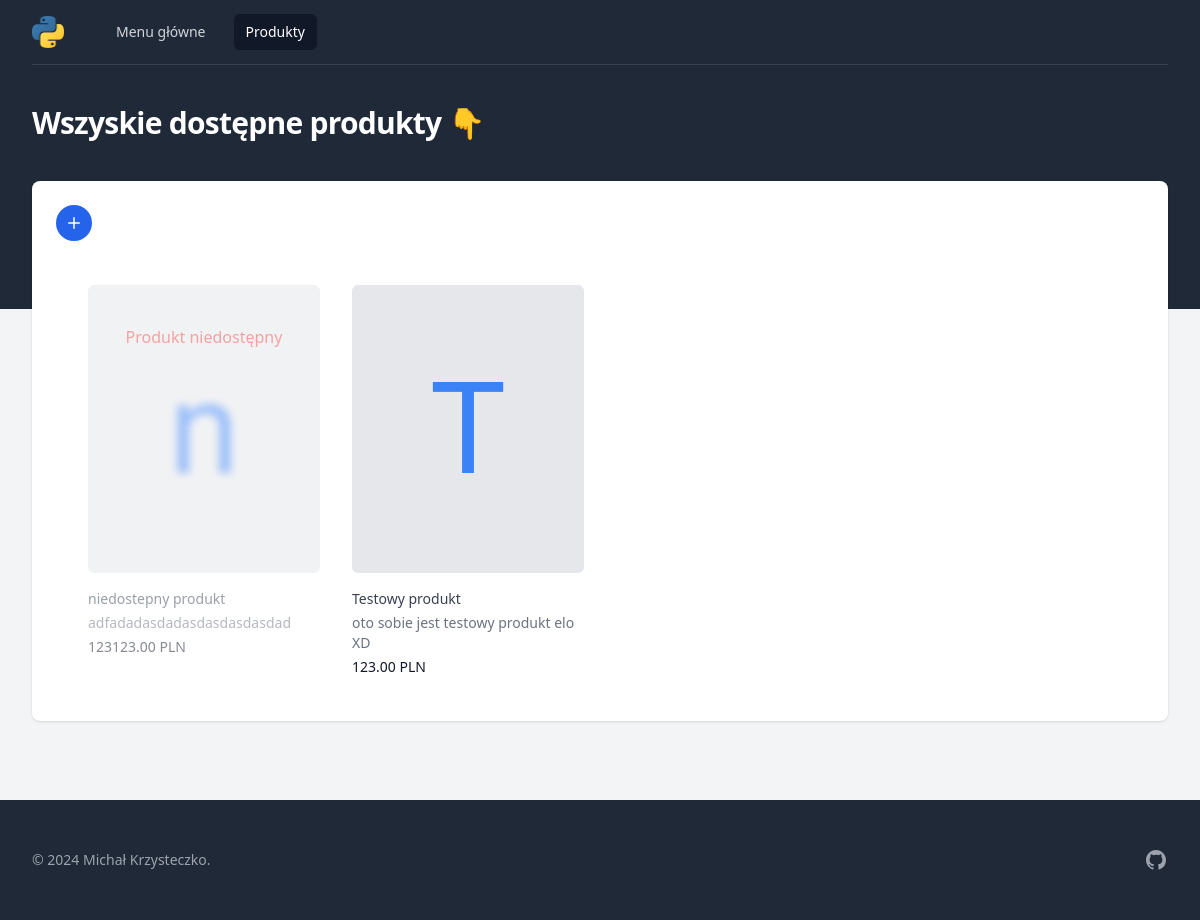
The page /wszystkie_produkty/ on the database as committed earlier.
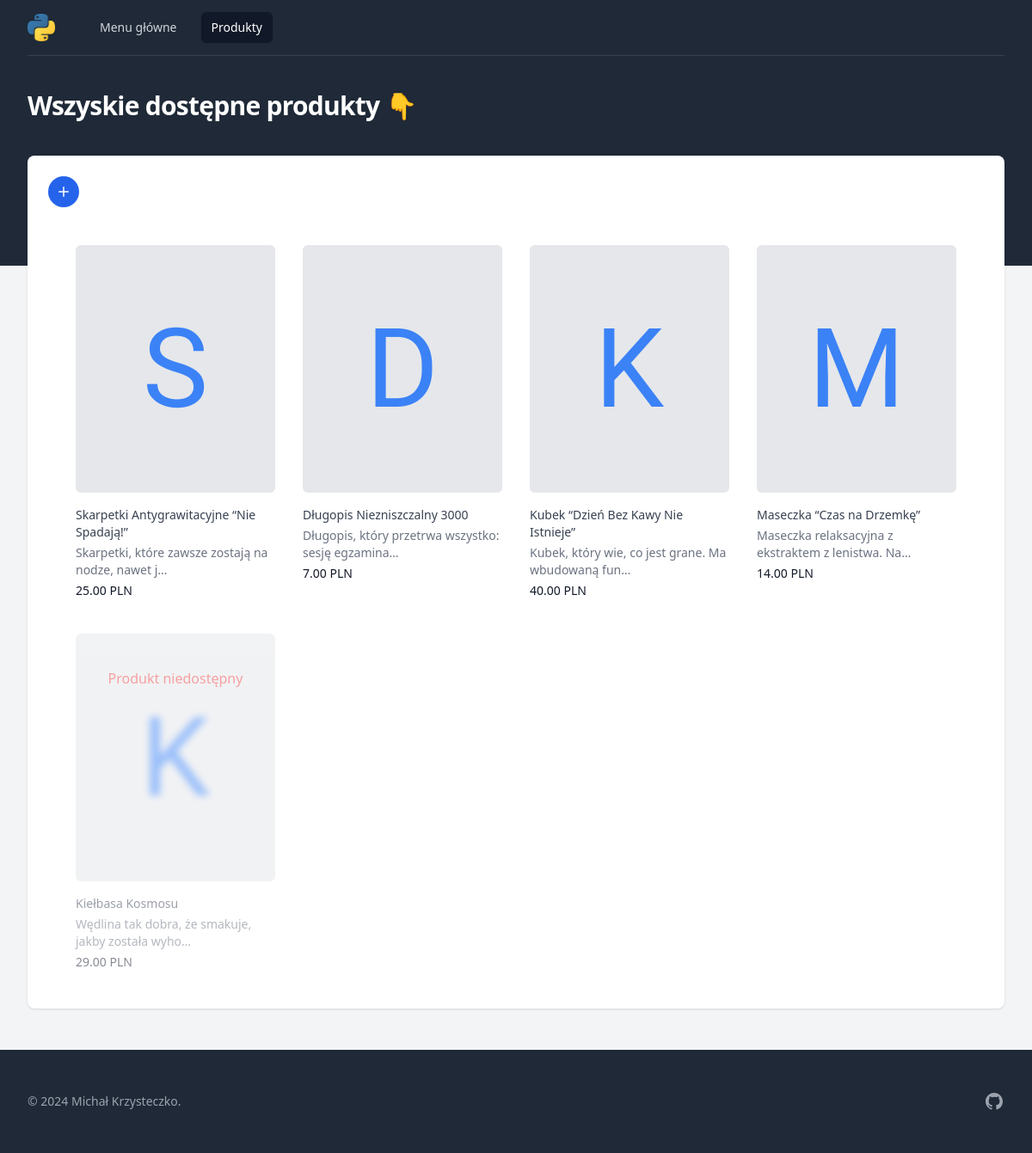
The same page on the database as committed later.
### main/models.py (models this page shows, shortened)
class Produkt(models.Model):
    nazwa = models.CharField(max_length=200)
    opis = models.TextField(blank=True, null=True)
    cena = models.DecimalField(max_digits=10, decimal_places=2)
    dostepny = models.BooleanField(default=True)
    data_dodania = models.DateTimeField(auto_now_add=True)

### main/views.py (the view, shortened to what this page needs)
# urls.py: path('wszystkie_produkty/', views.products, name='products_path'),
def products(request):
    produkty = Produkt.objects.all().order_by('-data_dodania')
    return render(request, 'main/index.html', {'produkty': produkty})

### main/templates/main/index.html (shortened to what this page needs)
{% extends 'theme/base.html' %}
{% block title %}
  Wszyskie dostępne produkty 👇
{% endblock %}
{% block content %}
  <a href={% url 'product_new_path' %} class="group w-fit flex flex-row items-center justify-center rounded-full bg-blue-600 p-2 text-white shadow-sm
  hover:bg-blue-500 focus-visible:outline focus-visible:outline-2 focus-visible:outline-offset-2 focus-visible:outline-blue-600 transition-all duration-300">
  <svg class="size-5" viewBox="0 0 20 20" fill="currentColor" aria-hidden="true" data-slot="icon">
    <path d="M10.75 4.75a.75.75 0 0 0-1.5 0v4.5h-4.5a.75.75 0 0 0 0 1.5h4.5v4.5a.75.75 0 0 0 1.5 0v-4.5h4.5a.75.75 0 0 0 0-1.5h-4.5v-4.5Z" />
  </svg>
  </a>
  <div class="bg-white">
    <div class="mx-auto max-w-2xl px-4 sm:px-6 lg:max-w-7xl lg:px-8">
      {% if produkty %}
        <div class="mt-6 grid grid-cols-1 gap-x-4 gap-y-10 sm:gap-x-6 md:grid-cols-4 md:gap-y-0 lg:gap-x-8">
          {% for produkt in produkty %}
          <div class="group relative {% if not produkt.dostepny %}opacity-50{% endif %} my-5">
            <div class="h-56 w-full overflow-hidden flex items-center justify-center rounded-md bg-gray-200 {% if produkt.dostepny %}group-hover:opacity-75{% endif %} lg:h-72 xl:h-80">
              <span class="rubik-glitch-regular text-9xl text-blue-500 {% if not produkt.dostepny %}blur-sm{% endif %}">{{ produkt.nazwa|slice:":1" }}</span>
              {% if not produkt.dostepny %}
                <p class="text-red-500 absolute top-10 font-medium text-center inset-x-0">Produkt niedostępny</p>
              {% endif %}
            </div>
            <h3 class="mt-4 text-sm text-gray-700">
              <a href="{% url 'product_path' produkt.id %}">
                <span class="absolute inset-0"></span>
                {{ produkt.nazwa }}
              </a>
            </h3>
            <p class="mt-1 text-sm text-gray-500">{{ produkt.opis|truncatechars:50 }}</p>
            <p class="mt-1 text-sm font-medium text-gray-900">{{ produkt.cena }} PLN</p>
          </div>
        {% endfor %}
        </div>
      {% endif %}
    </div>
  </div>
{% endblock %}

### theme/templates/theme/base.html (shortened to what this page needs)
{% load static tailwind_tags %}
{% load static %}
<!DOCTYPE html>
<html lang="pl" class="h-full bg-gray-100">
	<head>
		{% tailwind_css %}
	</head>
	<body class="h-full">
		<div class="min-h-full">
			<div class="bg-gray-800 pb-32">
				<nav class="bg-gray-800 sticky top-0">
					<div class="mx-auto max-w-7xl sm:px-6 lg:px-8">
						<div class="border-b border-gray-700">
							<div class="flex h-16 items-center justify-between px-4 sm:px-0">
								<div class="flex items-center">
									<div class="shrink-0">
										<img class="size-8" src="{% static 'images/python-logo.png' %}" alt="Merito">
									</div>
									<div class="block">
										<div class="ml-10 flex items-baseline space-x-4">
											<a href="/"
												class="rounded-md px-3 py-2 text-sm font-medium {% if request.path == '/' %}bg-gray-900 text-white{% else %}text-gray-300 hover:bg-gray-700 hover:text-white{% endif %}"
												aria-current="page">
												Menu główne
											</a>
											<a href="{% url 'products_path' %}"
												class="rounded-md px-3 py-2 text-sm font-medium {% if request.path == '/wszystkie_produkty/' %}bg-gray-900 text-white{% else %}text-gray-300 hover:bg-gray-700 hover:text-white{% endif %}">
												Produkty
											</a>
										</div>
									</div>
								</div>
							</div>
						</div>
					</div>
				</nav>
				<header class="py-10">
					<div class="mx-auto max-w-7xl px-4 sm:px-6 lg:px-8">
						<h1 class="text-3xl font-bold tracking-tight text-white">
							{% block title %}{% endblock %}
						</h1>
					</div>
				</header>
			</div>
			<main class="-mt-32">
				<div class="mx-auto max-w-7xl px-4 pb-12 sm:px-6 lg:px-8">
					<div class="rounded-lg bg-white px-5 py-6 shadow sm:px-6">
						{% block content %}{% endblock %}
					</div>
				</div>
			</main>
		</div>
		{% include 'theme/footer.html' %}
	</body>
</html>

### theme/templates/theme/footer.html (shortened to what this page needs)
<footer class="bg-gray-800">
  <div class="mx-auto max-w-7xl px-6 py-12 md:flex md:items-center md:justify-between lg:px-8">
    <div class="flex justify-center gap-x-6 md:order-2">
      <a href="https://github.com/Xeross99" class="text-gray-400 hover:text-gray-300">
      </a>
    </div>
    <p class="mt-8 text-center text-sm/6 text-gray-400 md:order-1 md:mt-0">&copy; 2024 Michał Krzysteczko.</p>
  </div>
</footer>

Rows that differ between the two databases and show on the page:
removed Produkt: nazwa "n", dostepny "Produkt niedostępny", nazwa "niedostepny produkt", opis "adfadadasdadasdasdasdasdad", cena "123123.00"
removed Produkt: nazwa "T", nazwa "Testowy produkt", opis "oto sobie jest testowy produkt elo XD", cena "123.00"
added Produkt: nazwa "S", nazwa "Skarpetki Antygrawitacyjne “Nie Spadają!”", opis "Skarpetki, które zawsze zostają na nodze, nawet j…", cena "25.00"
added Produkt: nazwa "D", nazwa "Długopis Niezniszczalny 3000", opis "Długopis, który przetrwa wszystko: sesję egzamina…", cena "7.00"
added Produkt: nazwa "K", nazwa "Kubek “Dzień Bez Kawy Nie Istnieje”", opis "Kubek, który wie, co jest grane. Ma wbudowaną fun…", cena "40.00"
added Produkt: nazwa "M", nazwa "Maseczka “Czas na Drzemkę”", opis "Maseczka relaksacyjna z ekstraktem z lenistwa. Na…", cena "14.00"
added Produkt: nazwa "K", dostepny "Produkt niedostępny", nazwa "Kiełbasa Kosmosu", opis "Wędlina tak dobra, że smakuje, jakby została wyho…", cena "29.00"
